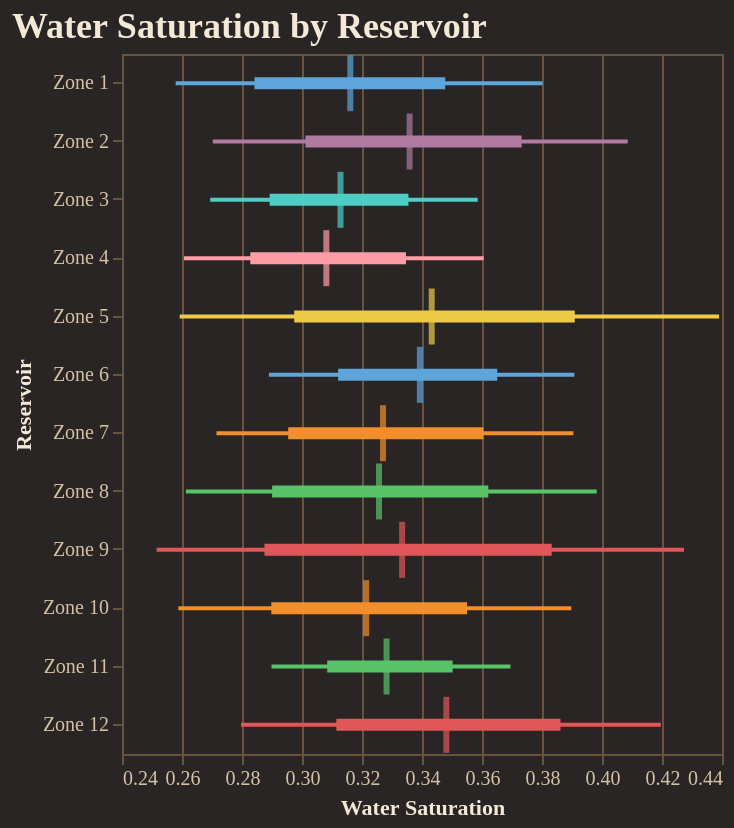

The notebook cell saved with this chart:
### Code cell
fig = reporter.plotter.forest_plot(
    "Water Saturation", 
    backend=PLOTTING_BACKEND
)
fig.show()

### Figure 1 — Vega-Lite specification as saved in the notebook (floating-point values rounded to 4 significant figures)
{"config": {"background": "#292524", "view": {"fill": "#292524", "stroke": "#665340"}, "title": {"color": "#f4e9d7", "font": "Merriweather", "fontSize": 18, "fontWeight": 600, "subtitleColor": "#d5c2a6", "anchor": "start"}, "axis": {"domainColor": "#665340", "gridColor": "#665340", "tickColor": "#665340", "labelColor": "#d5c2a6", "titleColor": "#f4e9d7", "labelFont": "Merriweather", "titleFont": "Merriweather"}, "legend": {"titleColor": "#f4e9d7", "labelColor": "#d5c2a6", "labelFont": "Merriweather", "titleFont": "Merriweather", "orient": "top-right", "symbolType": "circle"}, "header": {"labelColor": "#d5c2a6", "titleColor": "#f4e9d7", "labelFont": "Merriweather", "titleFont": "Merriweather"}, "mark": {"color": "#c78d3b"}, "line": {"color": "#c78d3b"}, "bar": {"color": "#c78d3b"}, "point": {"color": "#ddb06d"}, "area": {"color": "#c78d3b", "opacity": 0.35}, "text": {"color": "#f4e9d7", "font": "Merriweather"}, "range": {"category": ["#5DA5DA", "#F28E2B", "#59C36A", "#E15759", "#B07AA1", "#4ECDC4", "#FF9DA7", "#EDC948"]}}, "layer": [{"mark": {"type": "rule", "strokeWidth": 2}, "encoding": {"color": {"field": "group", "legend": null, "type": "nominal"}, "x": {"field": "p10", "scale": {"zero": false}, "title": "Water Saturation", "type": "quantitative"}, "x2": {"field": "p90"}, "y": {"field": "group", "sort": ["Zone 1", "Zone 2", "Zone 3", "Zone 4", "Zone 5", "Zone 6", "Zone 7", "Zone 8", "Zone 9", "Zone 10", "Zone 11", "Zone 12"], "title": "Reservoir", "type": "nominal"}}}, {"mark": {"type": "rule", "strokeWidth": 6}, "encoding": {"color": {"field": "group", "legend": null, "type": "nominal"}, "x": {"field": "p25", "scale": {"zero": false}, "title": "Water Saturation", "type": "quantitative"}, "x2": {"field": "p75"}, "y": {"field": "group", "sort": ["Zone 1", "Zone 2", "Zone 3", "Zone 4", "Zone 5", "Zone 6", "Zone 7", "Zone 8", "Zone 9", "Zone 10", "Zone 11", "Zone 12"], "title": "Reservoir", "type": "nominal"}}}, {"mark": {"type": "tick", "color": "black", "size": 28, "thickness": 3}, "encoding": {"color": {"field": "group", "legend": null, "type": "nominal"}, "tooltip": [{"field": "group", "title": "Group", "type": "nominal"}, {"field": "p10", "title": "P10", "type": "quantitative"}, {"field": "p25", "title": "P25", "type": "quantitative"}, {"field": "median", "title": "Median", "type": "quantitative"}, {"field": "p75", "title": "P75", "type": "quantitative"}, {"field": "p90", "title": "P90", "type": "quantitative"}], "x": {"field": "median", "scale": {"zero": false}, "title": "Water Saturation", "type": "quantitative"}, "y": {"field": "group", "sort": ["Zone 1", "Zone 2", "Zone 3", "Zone 4", "Zone 5", "Zone 6", "Zone 7", "Zone 8", "Zone 9", "Zone 10", "Zone 11", "Zone 12"], "title": "Reservoir", "type": "nominal"}}}], "data": {"name": "data-63530d6aa4104501606167332857d1d1"}, "height": 350, "title": "Water Saturation by Reservoir", "width": "container", "$schema": "https://vega.github.io/schema/vega-lite/v5.20.1.json", "datasets": {"data-63530d6aa4104501606167332857d1d1": [{"group": "Zone 1", "p10": 0.2579, "p25": 0.2842, "median": 0.3161, "p75": 0.3477, "p90": 0.3802}, {"group": "Zone 2", "p10": 0.2702, "p25": 0.3011, "median": 0.3359, "p75": 0.3732, "p90": 0.4086}, {"group": "Zone 3", "p10": 0.2694, "p25": 0.2892, "median": 0.3128, "p75": 0.3355, "p90": 0.3586}, {"group": "Zone 4", "p10": 0.2607, "p25": 0.2828, "median": 0.3081, "p75": 0.3346, "p90": 0.3606}, {"group": "Zone 5", "p10": 0.2592, "p25": 0.2974, "median": 0.3432, "p75": 0.3909, "p90": 0.439}, {"group": "Zone 6", "p10": 0.289, "p25": 0.312, "median": 0.3393, "p75": 0.3651, "p90": 0.3908}, {"group": "Zone 7", "p10": 0.2715, "p25": 0.2954, "median": 0.327, "p75": 0.3605, "p90": 0.3905}, {"group": "Zone 8", "p10": 0.2613, "p25": 0.29, "median": 0.3257, "p75": 0.3621, "p90": 0.3982}, {"group": "Zone 9", "p10": 0.2515, "p25": 0.2875, "median": 0.3334, "p75": 0.3832, "p90": 0.4274}, {"group": "Zone 10", "p10": 0.2588, "p25": 0.2898, "median": 0.3214, "p75": 0.355, "p90": 0.3898}, {"group": "Zone 11", "p10": 0.2898, "p25": 0.3084, "median": 0.3282, "p75": 0.3502, "p90": 0.3695}, {"group": "Zone 12", "p10": 0.2797, "p25": 0.3115, "median": 0.3481, "p75": 0.3862, "p90": 0.4196}]}}
